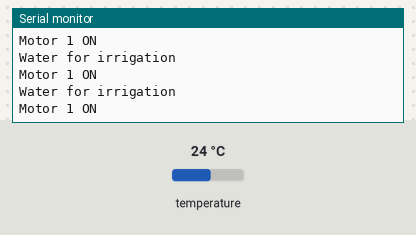
The sketch below on a simulated Arduino Uno, built with avr-gcc and run on an emulated ATmega328P. Shown: the last lines printed to the serial monitor. The test bench sets the inputs (shaded band); at power-on: temperature 24 °C.

Above: at 3.5 s.
3.6 s: temperature set to 28 °C
At 4.6 s:
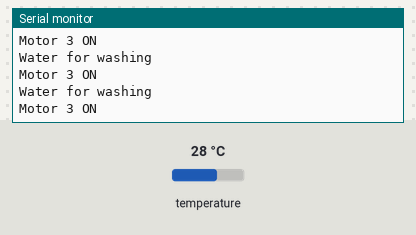
5.2 s: temperature set to 12 °C
At 6.1 s:
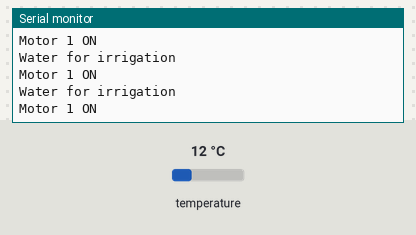
8.2 s: temperature set to 33 °C
At 8.7 s:
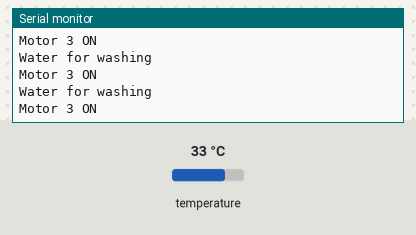
11.2 s: temperature set to 19 °C
At 11.9 s:
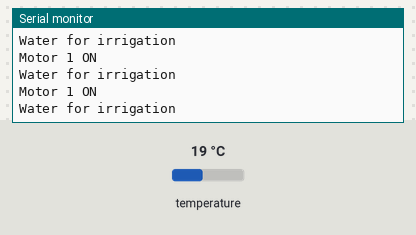
14.2 s: temperature set to 41 °C
At 14.8 s:
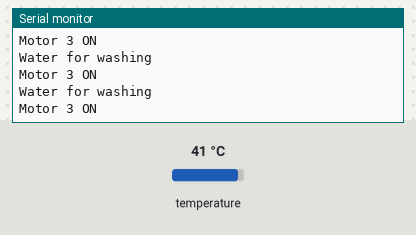
17.2 s: temperature set to 26 °C
At 18.2 s:
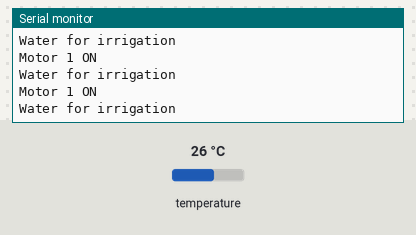

Measured:
- after the input at 3.6 s, the serial monitor: prints a new line after 0.05 s (image 1)

The sketch:

arduino__code.ino
```cpp
#include <OneWire.h>
#include <DallasTemperature.h>
#include <ArduinoJson.h>
OneWire oneWire(4);
int motor1 = 8;
int motor2 = 9;
int motor3 = 10;
DallasTemperature temp_sensor(&oneWire);
void setup()
{
  Serial.begin(9600);
  temp_sensor.begin();
}
StaticJsonBuffer<1000> jsonBuffer;
JsonObject& root = jsonBuffer.createObject();
void loop() {

  int turbidity_analog=analogRead(A1);
  int water_level_analog = analogRead(A2);
  delay(2000);
  temp_sensor.requestTemperatures();
  Serial.print("Temperature: ");
  Serial.print(temp_sensor.getTempCByIndex(0));
  Serial.print("C  |  ");

  Serial.print("Turbiditty: ");
  Serial.print(turbidity_analog);
  Serial.print("NTU  |  ");

  Serial.print("Water level: ");
  Serial.print(water_level_analog);
  Serial.print("m");


  root["a1"] = temp_sensor.getTempCByIndex(0);
  root["a2"] = turbidity_analog;
  root["a3"] = water_level_analog;
  root.printTo(Serial);


  while(water_level_analog>20)
  {
    if(temp_sensor.getTempCByIndex(0)<27)
      {
        if(turbidity_analog<250)
          {
           Serial.println("Motor 1 ON    ");
           Serial.println("Drinking water");
            digitalWrite(motor1, HIGH);
          }
        else if(turbidity_analog>250)
          {
            Serial.println("Motor 1 ON    ");
            Serial.println("Water for irrigation");
            digitalWrite(motor2, HIGH);
          }
      }
    if(temp_sensor.getTempCByIndex(0)>27)
      {
        Serial.println("Motor 3 ON    ");
        Serial.println("Water for washing");
        digitalWrite(motor3, HIGH);
      }
  }
     Serial.println("");
     digitalWrite(motor1, LOW);
     digitalWrite(motor2, LOW);
     digitalWrite(motor3, LOW);

}
```
